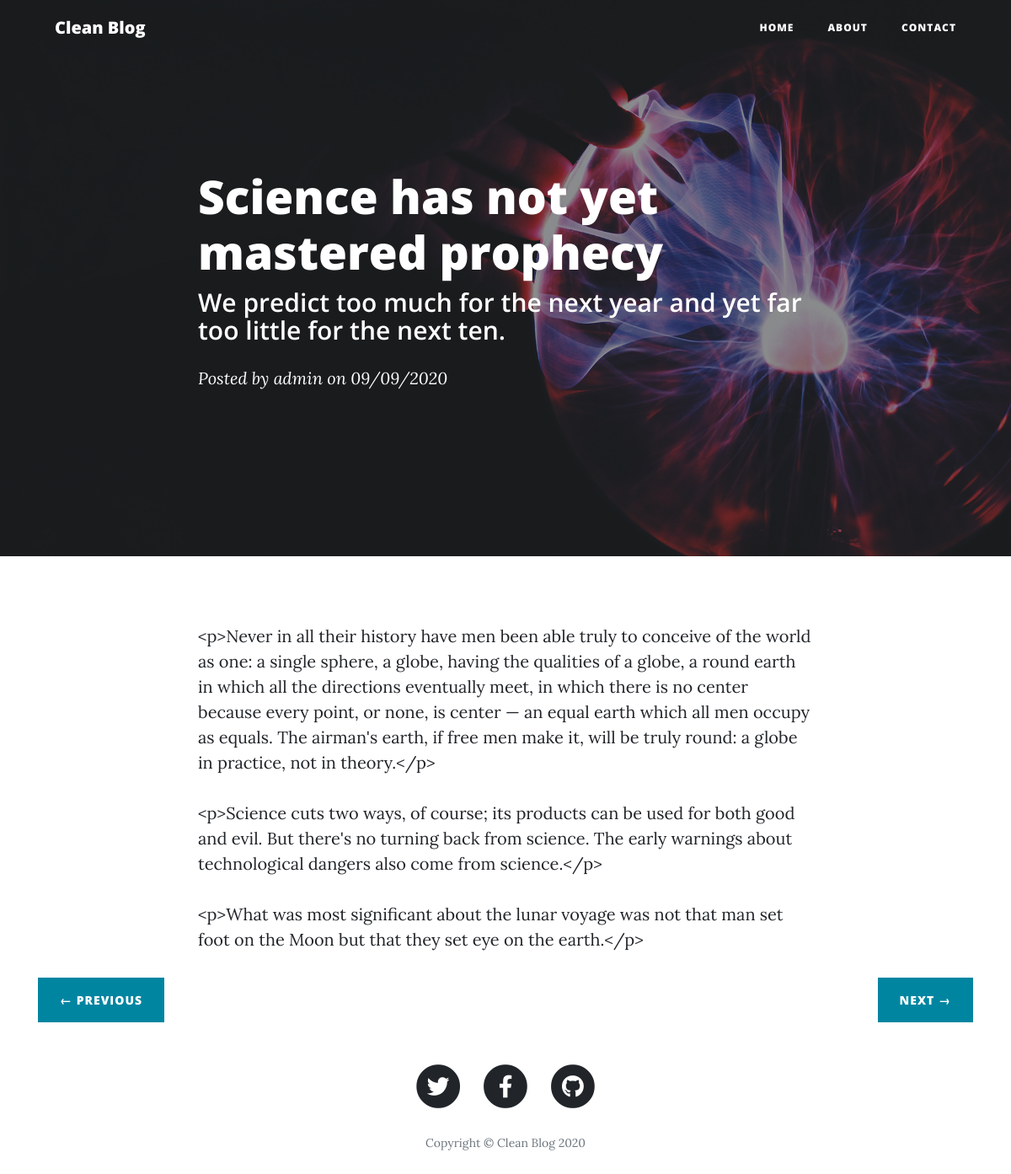
/post/5/, run on the app's committed database.
### posts/models.py (models this page shows)
class Post(models.Model):
    title = models.CharField(max_length=200, verbose_name="Title")
    subtitle = models.CharField(max_length=200, verbose_name="Subtitle")
    content = RichTextField(verbose_name="Content")
    published = models.DateTimeField(default=now, verbose_name="Published Date")
    image = models.ImageField(verbose_name="Image", upload_to="blog", null=True, blank=True)
    is_published = models.BooleanField(default=True, verbose_name="Is Published")
    author = models.ForeignKey(User, verbose_name="Author", on_delete=models.DO_NOTHING, null=True, blank=True)
    categories = models.ManyToManyField(Category, verbose_name="Categories", related_name="get_posts")
    created = models.DateTimeField(auto_now_add=True, verbose_name="Created")
    updated = models.DateTimeField(auto_now=True, verbose_name="Updated")
    class Meta:
        verbose_name = "Post"
        verbose_name_plural = "Posts"
        ordering = ["created"]
    def __str__(self):
        return self.title

### posts/views.py (the view)
# urls.py: path('post/', include('posts.urls')),
def post(request, post_id):
    post = get_object_or_404(Post, id=post_id)
    posts = Post.objects.filter(is_published=True).order_by('-created')
    next = get_next(post)
    prev = get_prev(post)
    print(f"Actual: {post}")
    print(f"Prev: {prev}")
    print(f"Next: {next}")
    context = {
        'post': post,
        'previous': prev,
        'next': next,
    }
    return render(request, "posts/post.html", context)

### posts/views.py (called while the page is built)
def get_prev(post):
    qs = Post.objects.filter(id__lt=post.id, is_published=True).order_by('-created')
    if qs.exists():
        return qs.first()
    return None

def get_next(post):
    qs = Post.objects.filter(id__gt=post.id, is_published=True).order_by('created')
    if qs.exists():
        return qs.first()
    return None

### posts/templates/posts/post.html (shortened to what this page needs)
{% extends "base/base.html" %}
{% block content %}
    <header class="masthead" style="background-image: url('{{ post.image.url }}')">
        <div class="overlay"></div>
        <div class="container">
            <div class="row">
                <div class="col-lg-8 col-md-10 mx-auto">
                    <div class="post-heading">
                        <h1>{{ post.title }}</h1>
                        <h2 class="subheading">{{ post.subtitle }}</h2>
                        {% if post.author %}
                          <span class="meta">Posted by
                          <em><b>{{ post.author }}</b></em>
                          on {{ post.published|date:"SHORT_DATE_FORMAT" }}</span>
                        {% endif %}
                    </div>
                </div>
            </div>
        </div>
    </header>
  <article>
    <div class="container">
      <div class="row">
        <div class="col-lg-8 col-md-10 mx-auto">
          {{ post.content|safe }}
        </div>
      </div>
    </div>
  </article>
  {% if previous or next %}
    <div class="container">
      <div class="clearfix">
        {% if previous %}
          <a href="{% url 'post' previous.id %}" class="btn btn-primary float-left">&larr; Previous</a>
        {% endif %}
        {% if next %}
          <a href="{% url 'post' next.id %}" class="btn btn-primary float-right">Next &rarr;</a>
        {% endif %}
      </div>
    </div>
  {% endif %}
{% endblock content %}

### data on the page
Post: image (picture), title "Science has not yet mastered prophecy", subtitle "We predict too much for the next year and yet far too little for the next ten.", author "admin", published "09/09/2020", content "<p>Never in all their history have men been able truly to conceive of the world as one: a single sphere, a globe, having the qualities of a globe, a round earth in which all the directions eventually meet, in which there is no center because every point, or none, is center — an equal earth which all men occupy as equals. The airman's earth, if free men make it, will be truly round: a globe in practice, not in theory.</p> <p>Science cuts two ways, of course; its products can be used for both good and evil. But there's no turning back from science. The early warnings about technological dangers also come from science.</p> <p>What was most significant about the lunar voyage was not that man…"
